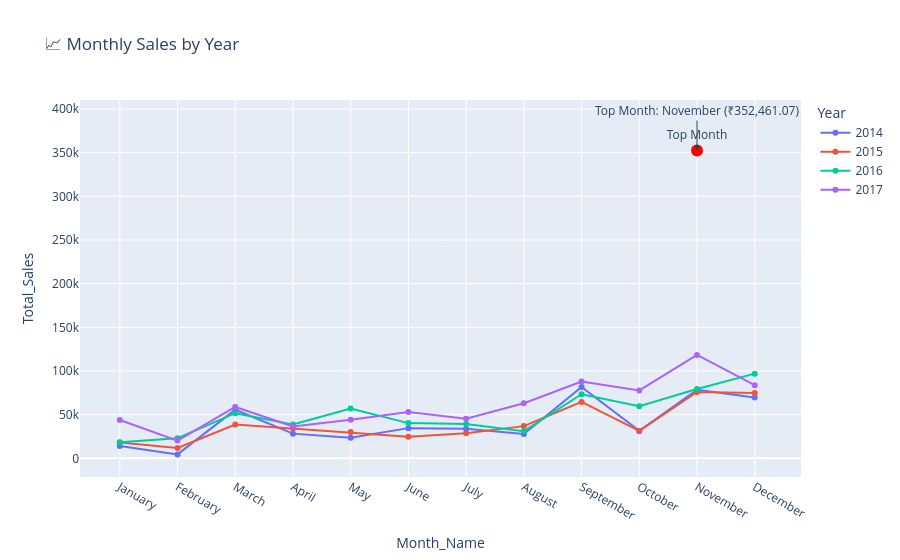

This figure's notebook cell:
### Markdown cell above
### Monthly sales by Year and Top month of sale

### Code cell
import plotly.express as px
from IPython.display import display, HTML
import calendar

# Extract Month and Year
df['Month'] = df['Order Date'].dt.month
df['Year'] = df['Order Date'].dt.year
df['Month_Name'] = df['Month'].apply(lambda x: calendar.month_name[x])

# Aggregate monthly sales
monthly_sales = df.groupby(["Year","Month","Month_Name"])["Sales"].sum().reset_index()
monthly_sales.columns = ['Year', 'Month', 'Month_Name', 'Total_Sales']

# Find overall top month
monthly_total = monthly_sales.groupby('Month')['Total_Sales'].sum()
top_month = monthly_total.idxmax()
top_month_sales = monthly_total.max()
top_month_name = calendar.month_name[top_month]

# Plot line chart
fig = px.line(
    monthly_sales,
    x='Month_Name',
    y='Total_Sales',
    color='Year',
    markers=True,
    title='📈 Monthly Sales by Year'
)

# Highlight top month with annotation
fig.add_annotation(
    x=top_month_name,
    y=top_month_sales,
    text=f"Top Month: {top_month_name} (₹{top_month_sales:,.2f})",
    showarrow=True,
    arrowhead=2,
    ax=0,
    ay=-40
)

# Add red marker for top month
fig.add_scatter(
    x=[top_month_name],
    y=[top_month_sales],
    mode='markers+text',
    marker=dict(color='red', size=12),
    text=[f"Top Month"],
    textposition="top center",
    showlegend=False
)

fig.show()

# --- Dynamic Insight ---
display(HTML(f"<p style='font-size:16px; font-weight:600;'>"
             f"📌 The top revenue-generating month overall is <b>{top_month_name}</b> "
             f"with total sales of <b>₹{top_month_sales:,.2f}</b>."
             f"</p>"))

### Figure 1 — Plotly figure (JSON) as saved in the notebook; plotly's stock layout.template omitted (floating-point values rounded to 4 significant figures)
{"data": [{"hovertemplate": "Year=2014<br>Month_Name=%{x}<br>Total_Sales=%{y}<extra></extra>", "legendgroup": "2014", "line": {"color": "#636efa", "dash": "solid"}, "marker": {"symbol": "circle"}, "mode": "lines+markers", "name": "2014", "orientation": "v", "showlegend": true, "type": "scatter", "x": ["January", "February", "March", "April", "May", "June", "July", "August", "September", "October", "November", "December"], "xaxis": "x", "y": [14240.0, 4520.0, 55690.0, 28300.0, 23650.0, 34600.0, 33950.0, 27910.0, 81780.0, 31450.0, 78630.0, 69550.0], "yaxis": "y"}, {"hovertemplate": "Year=2015<br>Month_Name=%{x}<br>Total_Sales=%{y}<extra></extra>", "legendgroup": "2015", "line": {"color": "#EF553B", "dash": "solid"}, "marker": {"symbol": "circle"}, "mode": "lines+markers", "name": "2015", "orientation": "v", "showlegend": true, "type": "scatter", "x": ["January", "February", "March", "April", "May", "June", "July", "August", "September", "October", "November", "December"], "xaxis": "x", "y": [18170.0, 11950.0, 38730.0, 34200.0, 30130.0, 24800.0, 28770.0, 36900.0, 64600.0, 31400.0, 75970.0, 74920.0], "yaxis": "y"}, {"hovertemplate": "Year=2016<br>Month_Name=%{x}<br>Total_Sales=%{y}<extra></extra>", "legendgroup": "2016", "line": {"color": "#00cc96", "dash": "solid"}, "marker": {"symbol": "circle"}, "mode": "lines+markers", "name": "2016", "orientation": "v", "showlegend": true, "type": "scatter", "x": ["January", "February", "March", "April", "May", "June", "July", "August", "September", "October", "November", "December"], "xaxis": "x", "y": [18540.0, 22980.0, 51720.0, 38750.0, 56990.0, 40340.0, 39260.0, 31120.0, 73410.0, 59690.0, 79410.0, 97000.0], "yaxis": "y"}, {"hovertemplate": "Year=2017<br>Month_Name=%{x}<br>Total_Sales=%{y}<extra></extra>", "legendgroup": "2017", "line": {"color": "#ab63fa", "dash": "solid"}, "marker": {"symbol": "circle"}, "mode": "lines+markers", "name": "2017", "orientation": "v", "showlegend": true, "type": "scatter", "x": ["January", "February", "March", "April", "May", "June", "July", "August", "September", "October", "November", "December"], "xaxis": "x", "y": [43970.0, 20300.0, 58870.0, 36520.0, 44260.0, 52980.0, 45260.0, 63120.0, 87870.0, 77780.0, 118400.0, 83830.0], "yaxis": "y"}, {"marker": {"color": "red", "size": 12}, "mode": "markers+text", "showlegend": false, "text": ["Top Month"], "textposition": "top center", "type": "scatter", "x": ["November"], "y": [352500.0]}], "layout": {"annotations": [{"arrowhead": 2, "ax": 0, "ay": -40, "showarrow": true, "text": "Top Month: November (₹352,461.07)", "x": "November", "y": 352500.0}], "legend": {"title": {"text": "Year"}, "tracegroupgap": 0}, "title": {"text": "📈 Monthly Sales by Year"}, "xaxis": {"anchor": "y", "domain": [0, 1], "title": {"text": "Month_Name"}}, "yaxis": {"anchor": "x", "domain": [0, 1], "title": {"text": "Total_Sales"}}}}
